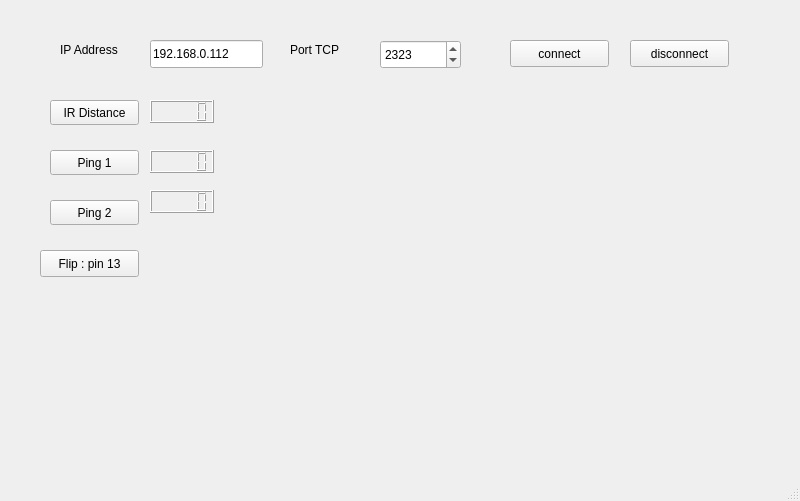
<?xml version="1.0" encoding="UTF-8"?>
<ui version="4.0">
 <class>MainWindow</class>
 <widget class="QMainWindow" name="MainWindow">
  <property name="geometry">
   <rect>
    <x>0</x>
    <y>0</y>
    <width>800</width>
    <height>501</height>
   </rect>
  </property>
  <property name="windowTitle">
   <string>Firmata Ping</string>
  </property>
  <widget class="QWidget" name="centralwidget">
   <widget class="QPushButton" name="connectButton">
    <property name="geometry">
     <rect>
      <x>510</x>
      <y>40</y>
      <width>99</width>
      <height>27</height>
     </rect>
    </property>
    <property name="text">
     <string>connect</string>
    </property>
   </widget>
   <widget class="QPushButton" name="discButton">
    <property name="geometry">
     <rect>
      <x>630</x>
      <y>40</y>
      <width>99</width>
      <height>27</height>
     </rect>
    </property>
    <property name="text">
     <string>disconnect</string>
    </property>
   </widget>
   <widget class="QPushButton" name="connectButton_4">
    <property name="geometry">
     <rect>
      <x>40</x>
      <y>250</y>
      <width>99</width>
      <height>27</height>
     </rect>
    </property>
    <property name="text">
     <string>Flip : pin 13</string>
    </property>
   </widget>
   <widget class="QPushButton" name="pushButton_2">
    <property name="geometry">
     <rect>
      <x>50</x>
      <y>150</y>
      <width>89</width>
      <height>25</height>
     </rect>
    </property>
    <property name="text">
     <string>Ping 1</string>
    </property>
   </widget>
   <widget class="QLCDNumber" name="lcdNumber">
    <property name="geometry">
     <rect>
      <x>150</x>
      <y>150</y>
      <width>64</width>
      <height>23</height>
     </rect>
    </property>
   </widget>
   <widget class="QPushButton" name="pushButton_3">
    <property name="geometry">
     <rect>
      <x>50</x>
      <y>200</y>
      <width>89</width>
      <height>25</height>
     </rect>
    </property>
    <property name="text">
     <string>Ping 2</string>
    </property>
   </widget>
   <widget class="QLCDNumber" name="lcdNumber_2">
    <property name="geometry">
     <rect>
      <x>150</x>
      <y>190</y>
      <width>64</width>
      <height>23</height>
     </rect>
    </property>
   </widget>
   <widget class="QLCDNumber" name="lcdNumber_3">
    <property name="geometry">
     <rect>
      <x>150</x>
      <y>100</y>
      <width>64</width>
      <height>23</height>
     </rect>
    </property>
   </widget>
   <widget class="QPushButton" name="pushButton_4">
    <property name="geometry">
     <rect>
      <x>50</x>
      <y>100</y>
      <width>89</width>
      <height>25</height>
     </rect>
    </property>
    <property name="text">
     <string>IR Distance</string>
    </property>
   </widget>
   <widget class="QLineEdit" name="Address">
    <property name="geometry">
     <rect>
      <x>150</x>
      <y>40</y>
      <width>113</width>
      <height>28</height>
     </rect>
    </property>
    <property name="text">
     <string>192.168.0.112</string>
    </property>
   </widget>
   <widget class="QLabel" name="label">
    <property name="geometry">
     <rect>
      <x>60</x>
      <y>40</y>
      <width>71</width>
      <height>20</height>
     </rect>
    </property>
    <property name="text">
     <string>IP Address</string>
    </property>
   </widget>
   <widget class="QLabel" name="label_2">
    <property name="geometry">
     <rect>
      <x>290</x>
      <y>40</y>
      <width>63</width>
      <height>20</height>
     </rect>
    </property>
    <property name="text">
     <string>Port TCP</string>
    </property>
   </widget>
   <widget class="QSpinBox" name="portTcp">
    <property name="geometry">
     <rect>
      <x>380</x>
      <y>40</y>
      <width>81</width>
      <height>29</height>
     </rect>
    </property>
    <property name="maximum">
     <number>9999</number>
    </property>
    <property name="value">
     <number>2323</number>
    </property>
   </widget>
  </widget>
  <widget class="QMenuBar" name="menubar">
   <property name="geometry">
    <rect>
     <x>0</x>
     <y>0</y>
     <width>800</width>
     <height>25</height>
    </rect>
   </property>
  </widget>
  <widget class="QStatusBar" name="statusbar"/>
 </widget>
 <resources/>
 <connections/>
</ui>
